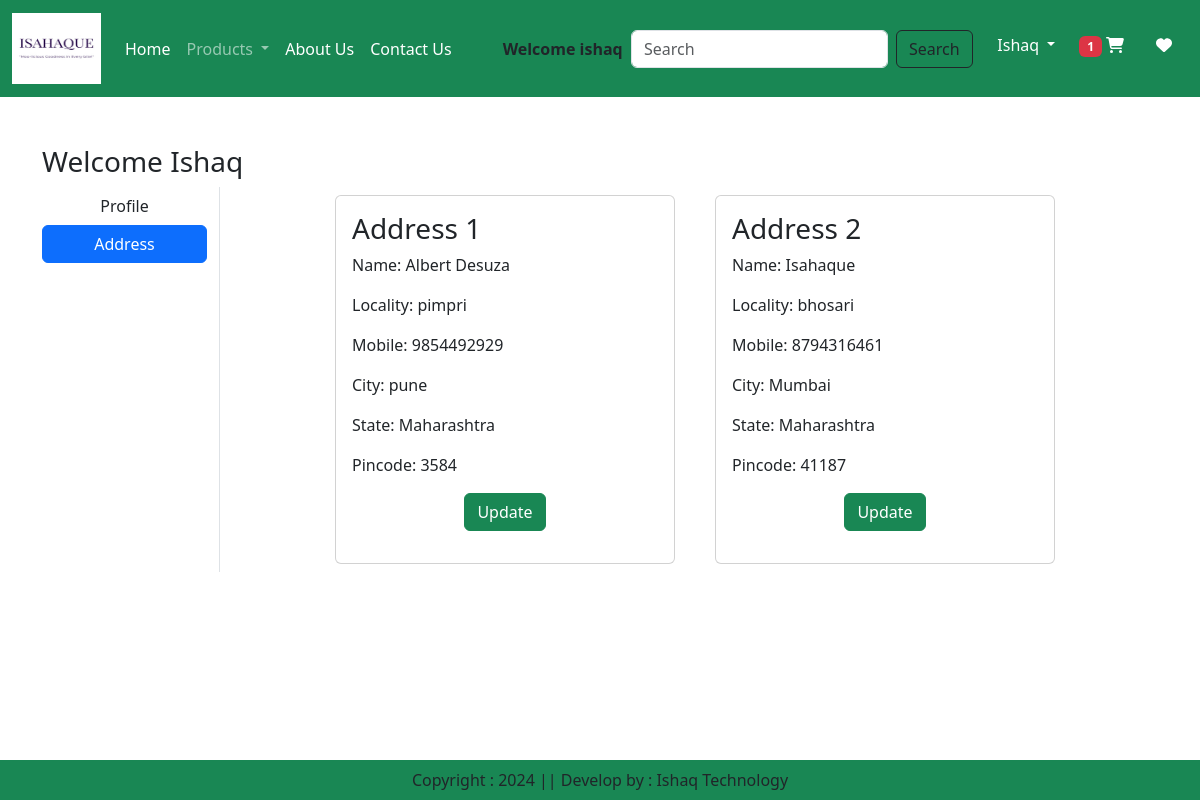
The page /address/ (signed in) on the database its author committed.
### app/models.py (models this page shows, shortened)
class Customer(models.Model):
    user = models.ForeignKey(User, on_delete=models.CASCADE)
    name = models.CharField(max_length=200)
    locality = models.CharField(max_length=200)
    city= models.CharField(max_length=50)
    mobile = models.IntegerField(default=0)
    zipcode= models.IntegerField()
    state= models.CharField(choices=STATE_CHOICES, max_length=100)

### app/views.py (the view)
# urls.py: path('address/', views.address, name='address'),
def address(request):
    add=Customer.objects.filter(user=request.user)
    totalitem = 0
    if request.user.is_authenticated:
        totalitem = len(Cart.objects.filter(user=request.user))
    return render(request,"app/address.html",locals())

### app/templates/app/address.html (shortened to what this page needs)
{% extends "app/base.html" %}
{% load static %}
{% block main-content %}
<div class="container my-5">
    <div class="row">
        <h3>Welcome <span class="text-capitalize">{{request.user}}</span></h3>
        <div class="col-sm-2 border-end">
            <ul class="list-unstyled">
                <li class="d-grid"><a href="{% url 'profile' %}" class="btn">Profile</a></li>
                <li class="d-grid"><a href="{% url 'address' %}" class="btn btn-primary">Address</a></li>
            </ul>
        </div>
        <div class="col-sm-8 offset-sm-1">
            <div class="row">
                {% for ad in add %}
                <div class="col-sm-6">
                    <div class="card m-2">
                        <div class="card-body">
                            <h3>Address {{forloop.counter}}</h3>
                            <p>Name: {{ad.name}}</p>
                            <p>Locality: {{ad.locality}}</p>
                            <p>Mobile: {{ad.mobile}}</p>
                            <p>City: {{ad.city}}</p>
                            <p>State: {{ad.state}}</p>
                            <p>Pincode: {{ad.zipcode}}</p>
                            <p class="text-center"><a href="{% url 'updateAddress' pk=ad.id %}"
                            type="button" class="btn btn-success">Update</a></p>
                        </div>
                    </div>
                </div>
                {% endfor %}
            </div>
        </div>
{% endblock main-content %}

### app/templates/app/base.html (shortened to what this page needs)
<!DOCTYPE html>
{% load static %}
<html lang="en">
<head>
    <link href="https://cdn.jsdelivr.net/npm/bootstrap@5.3.2/dist/css/bootstrap.min.css" rel="stylesheet"
>
    <link rel="stylesheet" href="{% static 'app/css/owl.carousel.min.css' %}" />
    <link rel="stylesheet" href="{% static 'app/css/all.min.css' %}" />
    <link rel="stylesheet" href="{% static 'app/css/style.css' %}" />
</head>
<body>
    <nav class="navbar navbar-expand-lg navbar-dark bg-success">
        <div class="container-fluid">
          <a class="navbar-brand" href="/">
            <img src="{% static "app/images/ishaq.png" %}" width="89" height="71" />
          </a>
          <div class="collapse navbar-collapse" id="navbarSupportedContent">
            <ul class="navbar-nav me-auto mb-2 mb-lg-0">
              {% if request.user.is_authenticated %}
              <li class="nav-item">
                <a class="nav-link active" aria-current="page" href="/">Home</a>
              </li>
              <li class="nav-item dropdown">
                <a class="nav-link dropdown-toggle" href="#" role="button" data-bs-toggle="dropdown" aria-expanded="false">
                  Products
                </a>
              </li>
              <li class="nav-item">
                <a class="nav-link text-white" href="{% url 'about' %}">About Us</a>
              </li>
              <li class="nav-item">
                <a class="nav-link text-white" href="{% url 'contact' %}">Contact Us</a>
              </li>
            </ul>
            {% if user.is_authenticated %}
            <strong>Welcome {{user}}</strong>&nbsp;&nbsp;
            {% else %}
            <strong>Welcome Guest</strong>&nbsp;&nbsp;
            {% endif %}
            <form class="d-flex" role="search" action="/search" method="get">
              <input class="form-control me-2" type="search" placeholder="Search" name="search"
              aria-label="Search">
              <button class="btn btn-outline-dark" type="submit">Search</button>
            </form>
          </div>&nbsp;&nbsp;&nbsp;&nbsp;
          <ul class="navbar-nav me-auto mb-2 mb-lg-0">
            <li class="nav-item dropdown mb-2">
              <a class="nav-link dropdown-toggle text-white" href="#" role="button" id="profiledropdown"  data-bs-toggle="dropdown" aria-expanded="false">Ishaq
              </a>
            </li>
            <li class="nav-item mx-2">
              <a href="{% url 'showcart' %}" class="nav-link text-white"><span class="badge bg-danger">
              {% if totalitem > 0 %} {{totalitem}} {% endif %}</span>&nbsp;<i class="fa fa-shopping-cart"></i></a>
            </li>
            <li class="nav-item mx-2">
              <a href="#" class="nav-link text-white"><i class="fa fa-heart"></i></a>
            </li>
            {% endif %}
          </ul>
        </div>
      </nav>
      {% block main-content %} {% endblock main-content %}
      <footer class="container-fluid fixed-bottom bg-success text-center p-2 mt-5">
        Copyright : 2024 || Develop by : Ishaq Technology
      </footer>
</body>
</html>

### rows shown on the page
Customer: name "Albert Desuza", locality "pimpri", mobile "9854492929", city "pune", state "Maharashtra", zipcode "3584"
Customer: name "Isahaque", locality "bhosari", mobile "8794316461", city "Mumbai", state "Maharashtra", zipcode "41187"

### other values the page prints
{{ user }} "ishaq"
{{ totalitem }} "1"
{{ request.user }} "Ishaq"
